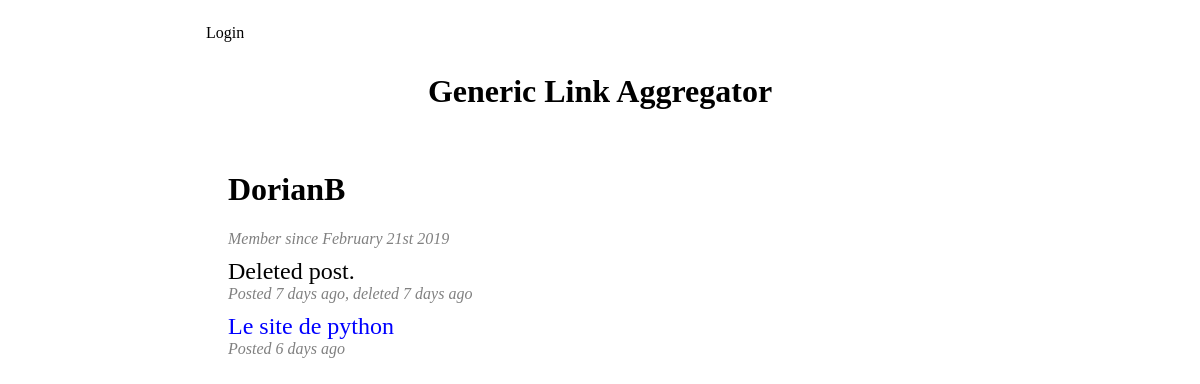
The page /user/DorianB on the database its author committed.
### app/models.py (models this page shows, shortened)
class User(UserMixin, db.Model):
	id = db.Column(db.Integer, primary_key=True)
	username = db.Column(db.String(64), index=True, unique=True)
	password_hash = db.Column(db.String(128))
	karma = db.Column(db.Integer)
	registration_date = db.Column(db.DateTime, index=True, default=datetime.utcnow)
	posts = db.relationship('Post', backref='author', lazy='dynamic')

class Post(db.Model):
	id = db.Column(db.Integer, primary_key=True)
	title = db.Column(db.String(64))
	url = db.Column(db.String(512))
	timestamp = db.Column(db.DateTime, index=True, default=datetime.utcnow)
	score = db.Column(db.Integer)
	user_id = db.Column(db.Integer, db.ForeignKey('user.id'))
	deleted = db.Column(db.Boolean, default = False)
	deleted_timestamp = db.Column(db.DateTime, index=True)

### app/routes.py (the view)
@app.route('/user/<username>')
def user(username):
	user = User.query.filter_by(username=username).first_or_404()
	if user:
		posts = Post.query.filter_by(user_id=user.id).all()
		if posts:
			return render_template('user.html', user=user, posts=posts)
		return render_template('user.html', user=user)
	return redirect(url_for('index'))

### app/templates/user.html (shortened to what this page needs)
{% extends "base.html" %}
{% block app_content %}
<h1>{{ user.username }}</h1>
<p class="post_info">Member since {{ moment(user.registration_date).format('MMMM Do YYYY') }}</p>
	<p class="post_info">
	{% for post in posts %}
	{% if post.deleted %}
	<p class="post_title">Deleted post.</p>
	<p class="post_info">Posted {{ moment(post.timestamp).fromNow() }}, deleted {{ moment(post.deleted_timestamp).fromNow() }}</a></p>
	{% else %}
	<p class="post_title"><a href={{ post.url }}>{{ post.title }}</a></p>
	<p class="post_info">Posted {{ moment(post.timestamp).fromNow() }}{% if user == current_user %}, <a href= {{ url_for('delete', post_id=post.id) }}>delete post</a></p>
	{% else %}
	</p>
	{% endif %}
	{% endif %}
	{% endfor %}
	{% endblock %}

### app/static/styles.css (style rules this page uses)
* { box-sizing: inherit; }
html { box-sizing: border-box; }
body { margin: 0; padding: 0; font-family: "Palatino Linotype", "Book Antiqua", Palatino, serif; }
a { color: black; text-decoration: none; }
p.post_title { font-size: x-large; margin: 0; margin-top:10px; padding: 0; }
p.post_title a { color:blue; }
p.post_info { padding: 0; margin-top: 0; margin-bottom: 0; padding-top: 0; color:grey; font-style: italic; }

### rows shown on the page
User: username "DorianB", registration_date "February 21st 2019"
Post: timestamp "7 days ago", deleted_timestamp "7 days ago"
Post: title "Le site de python", timestamp "6 days ago"
